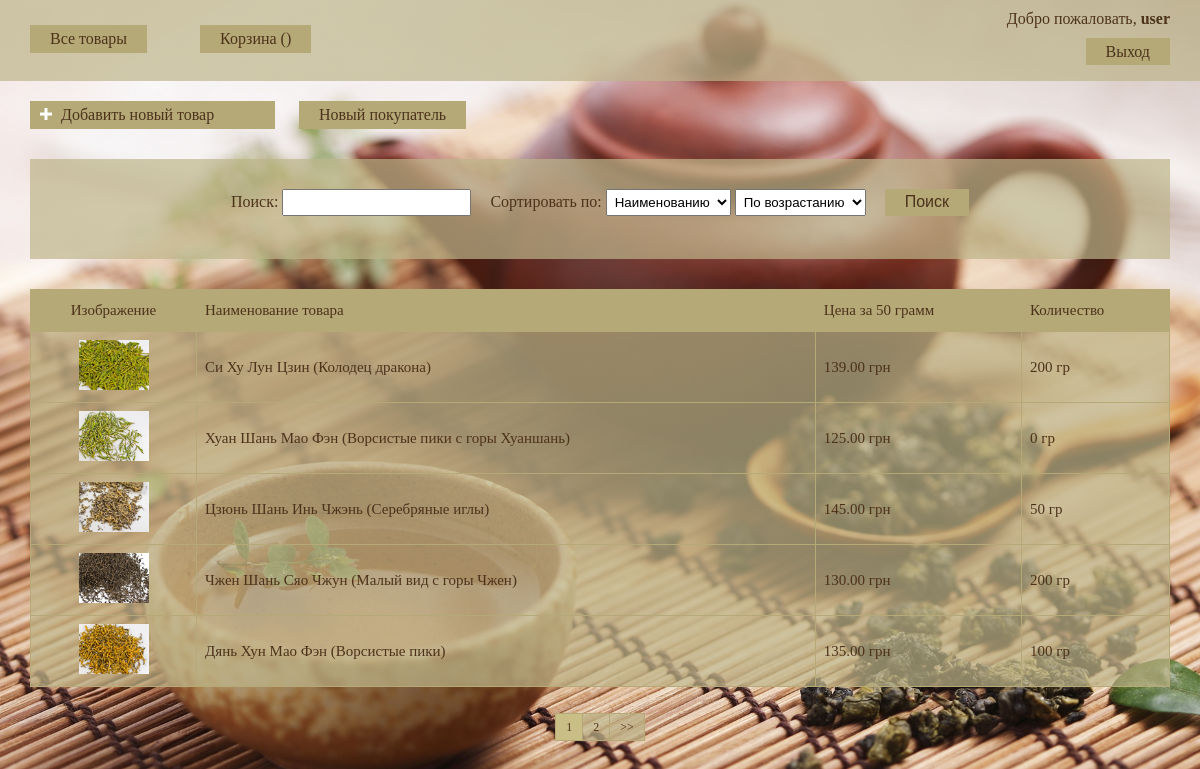
The page /tea/ (signed in) on the database its author committed.
### tea/models.py (models this page shows, shortened)
class Product(models.Model):
    name = models.CharField(max_length=100)
    category = models.ForeignKey(Category, on_delete=models.CASCADE)
    price = models.DecimalField(max_digits=10, decimal_places=2)
    quantity = models.PositiveIntegerField()
    photo = models.ImageField(default='None', upload_to='products_photo/')
    user = models.ForeignKey(User, null=True)

### tea/views.py (the view)
# urls.py: url(r'^page/(?P<page>\d+)/$', ProductsList.as_view(), name='products_list'),
class ProductsList(ListView):
    model = Product
    template_name = 'index.html'
    context_object_name = 'products'
    paginate_by = 5
    def get_context_data(self, **kwargs):
        context = super(ProductsList, self).get_context_data(**kwargs)
        context['cart'] = Cart(self.request)
        return context
    def get_queryset(self):
        queryset = super(ProductsList, self).get_queryset()
        search = self.request.GET.get('search', None)
        sort = self.request.GET.get('sort', None)
        by = self.request.GET.get('by', None)
        if search is not None and sort is not None:
            return queryset.filter(Q(name__icontains=search) |
                                   Q(price__icontains=search) |
                                   Q(quantity__icontains=search)
                                   ).order_by(by + sort)
        if search is not None:
            return queryset.filter(Q(name__icontains=search) |
                                   Q(price__icontains=search) |
                                   Q(quantity__icontains=search))
        if sort is not None:
            return queryset.order_by(by + sort)
        return queryset

### templates/index.html (shortened to what this page needs)
{% extends "base.html" %}
{% load staticfiles %}
{% block content %}
    {% if user.is_authenticated %}
        <div class="add_product">
            <a href="/tea/add_product/">
                <img src='{% static "images/add-p.png" %}' alt=''>
                Добавить новый товар
            </a>
        </div>
        <a href="/tea/add_buyer/" class="add_buyer">Новый покупатель</a>
    {% endif %}
    <div class="filter form">
        {% include 'sort_and_search.html' %}
    </div>
    <table class="products">
        <thead>
            <tr>
                <td class="image">Изображение</td>
                <td>Наименование товара</td>
                <td>Цена за 50 грамм</td>
                {% if user.is_authenticated %}
                    <td>Количество</td>
                {% else %}
                    <td style="text-align: center;">Наличие</td>
                {% endif %}
            </tr>
        </thead>
        <tbody>
            {% if products %}
                {% for product in  products %}
                    <tr class="hover_tr">
                        <td class="image"><img src='{{ product.photo.url }}'></td>
                        <td>
                            <a class="name_product" href="/tea/product/{{product.id}}/">{{product.name}}</a>
                        </td>
                        <td>{{product.price}} грн</td>
                        {% if user.is_authenticated %}
                            <td>{{product.quantity}} гр</td>
                        {% else %}
                            {% if product.quantity > 0 %}
                                <td class="existence"><img src='{% static "images/yes.png" %}' title="Есть в наличии"></td>
                            {% else %}
                                <td class="existence"><img src='{% static "images/no.png" %}' title="Нет в наличии"></td>
                            {% endif %}
                        {% endif %}
                    </tr>
                {% endfor %}
            {% endif %}
        </tbody>
    </table>
    {% if is_paginated %}
        <div class="pagination">
            <ul>
                {% for page in page_obj.paginator.page_range %}
                    {% if page_obj.number == page %}
                        <li class="active">
                            <a href="/tea/page/{{ page }}{% if request.GET.urlencode %}?{{request.GET.urlencode }}{% endif %}">
                                {{page}}
                            </a>
                        </li>
                    {% else %}
                        <li>
                            <a href="/tea/page/{{ page }}{% if request.GET.urlencode %}?{{request.GET.urlencode }}{% endif %}">
                                {{page}}
                            </a>
                        </li>
                    {% endif %}
                {% endfor %}
                {% if page_obj.has_next %}
                    <li>
                        <a href="/tea/page/{{ page_obj.next_page_number }}{% if request.GET.urlencode %}?{{request.GET.urlencode }}{% endif %}">
                            >>
                        </a>
                    </li>
                {% endif %}
            </ul>
        </div>
    {% endif %}
{% endblock %}

### templates/base.html (shortened to what this page needs)
<!DOCTYPE html>
<html lang="en">
<head>
    {% load staticfiles %}
    <link rel="stylesheet" type="text/css" href='{% static "css/style.css" %}'>
</head>
<body>
    <header>
        {% if user.is_authenticated %}
            <p>Добро пожаловать, <b>{{user}}</b></p>
            <p  class="btn"><a href="/tea/logout/">Выход</a></p>
        {% else %}
            <p  class="btn"><a href="/tea/login/">Вход</a></p>
            <p class="btn"><a href="/tea/register/">Регистрация</a></p>
        {% endif %}
        <a href="/tea/" class="main_link">Все товары</a>
        <a href="/tea/cart/" class="cart">Корзина ()</a>
    </header>
    {% block content %}
    {% endblock %}
</body>
</html>

### static/css/style.css (style rules this page uses)
html, body, div, span, a, img, strong, b, u, i, ol, ul, li, form, label, table, tbody, thead, tr, th, td, article, aside, footer, header, menu, nav, h1,h2,h3, p { margin: 0; padding: 0; border: 0; }
html, body { height: 100%; width: 100%; }
table { border-collapse: collapse; border-spacing: 0; }
body { background: url(../images/back.jpg) no-repeat; background-size: cover; background-attachment: fixed; }
header { background-color: rgba(190, 181, 138, 0.7); padding: 10px 30px 20px 0; }
header a, header p { text-align: right; text-decoration: none; color: #4d321b; }
.btn { margin-top: 15px; }
.btn a { padding: 5px 20px; font-size: 16px; background-color: #b4a977; -moz-transition: background-color 0.3s 0.1s ease; -o-transition: background-color 0.3s 0.1s ease; -webkit-transition: background-color 0.3s 0.1s ease; }
.main_link { position: absolute; text-align: left; top: 25px; left: 30px; background-color: #b4a977; padding: 5px 20px; font-size: 16px; -moz-transition: background-color 0.3s 0.1s ease; -o-transition: background-color 0.3s 0.1s ease; -webkit-transition: background-color 0.3s 0.1s ease; }
.cart { background-color: #b4a977; padding: 5px 20px; font-size: 16px; -moz-transition: background-color 0.3s 0.1s ease; -o-transition: background-color 0.3s 0.1s ease; -webkit-transition: background-color 0.3s 0.1s ease; position: absolute; top: 25px; left: 200px; }
.add_buyer { background-color: #b4a977; color: #4d321b; font-size: 16px; text-decoration: none; -moz-transition: background-color 0.3s 0.1s ease; -o-transition: background-color 0.3s 0.1s ease; -webkit-transition: background-color 0.3s 0.1s ease; padding: 5px 20px; display: inline-block; margin-left: 20px; }
.products { background-color: rgba(190, 181, 138, 0.7); color: #4D321B; margin: 30px; width: 95%; font-size: 15px; }
.products thead { background-color: #b4a977; line-height: 25px; }
.products .hover_tr { -moz-transition: background-color 0.3s 0.1s ease; -o-transition: background-color 0.3s 0.1s ease; -webkit-transition: background-color 0.3s 0.1s ease; }
.products td { padding: 8px; border: 1px solid #b4a977; }
.image { text-align: center; }
.image img { width: 70px; height: 50px; }
.name_product { text-decoration: none; color: #4D321B; }
.pagination { text-align: center; margin-top: 20px; margin-bottom: 50px; }
.pagination ul { font-size:0; line-height:0; letter-spacing:-1px; }
.pagination ul li { display: inline-block; letter-spacing: normal; line-height: 20px; font-size: 11.9px; }
.pagination ul li:first-child a { border-left-width: 1px; }
.pagination ul li a { background-color: rgba(190, 181, 138, 0.7); border-color: #b4a977; border-style: solid; border-width: 1px 1px 1px 0; color: #4d321b; padding: 6px 10px; text-decoration: none; -moz-transition: background-color 0.3s 0.1s ease; -o-transition: background-color 0.3s 0.1s ease; -webkit-transition: background-color 0.3s 0.1s ease; }
.pagination ul li a:hover, .pagination ul li a:focus, .pagination ul .active a { background-color: #CABE87; }
.pagination ul .active a { cursor: default; }
.filter { width: 95%; font-size: 16px; }
.add_product { font-size: 16px; width: 230px; margin: 20px 0 0 30px; cursor: pointer; background-color: #b4a977; padding: 5px 5px 5px 10px; -moz-transition: background-color 0.3s 0.1s ease; -o-transition: background-color 0.3s 0.1s ease; -webkit-transition: background-color 0.3s 0.1s ease; display: inline-block; }
.add_product a { color: #4D321B; text-decoration: none; }
.add_product img { margin-right: 5px; width: 12px; }
.form form p, .form { text-align: center; }
.form { margin: 0 auto; margin-top: 30px; background-color: rgba(190, 181, 138, 0.7); padding: 30px 0; color: #4d321b; }

### rows shown on the page
Product: photo (picture), name "Си Ху Лун Цзин (Колодец дракона)", price "139.00", quantity "200"
Product: photo (picture), name "Хуан Шань Мао Фэн (Ворсистые пики с горы Хуаншань)", price "125.00", quantity "0"
Product: photo (picture), name "Цзюнь Шань Инь Чжэнь (Серебряные иглы)", price "145.00", quantity "50"
Product: photo (picture), name "Чжен Шань Сяо Чжун (Малый вид с горы Чжен)", price "130.00", quantity "200"
Product: photo (picture), name "Дянь Хун Мао Фэн (Ворсистые пики)", price "135.00", quantity "100"

### other values the page prints
{{ user }} "user"
{{ page }} "1"
{{ page }} "2"
